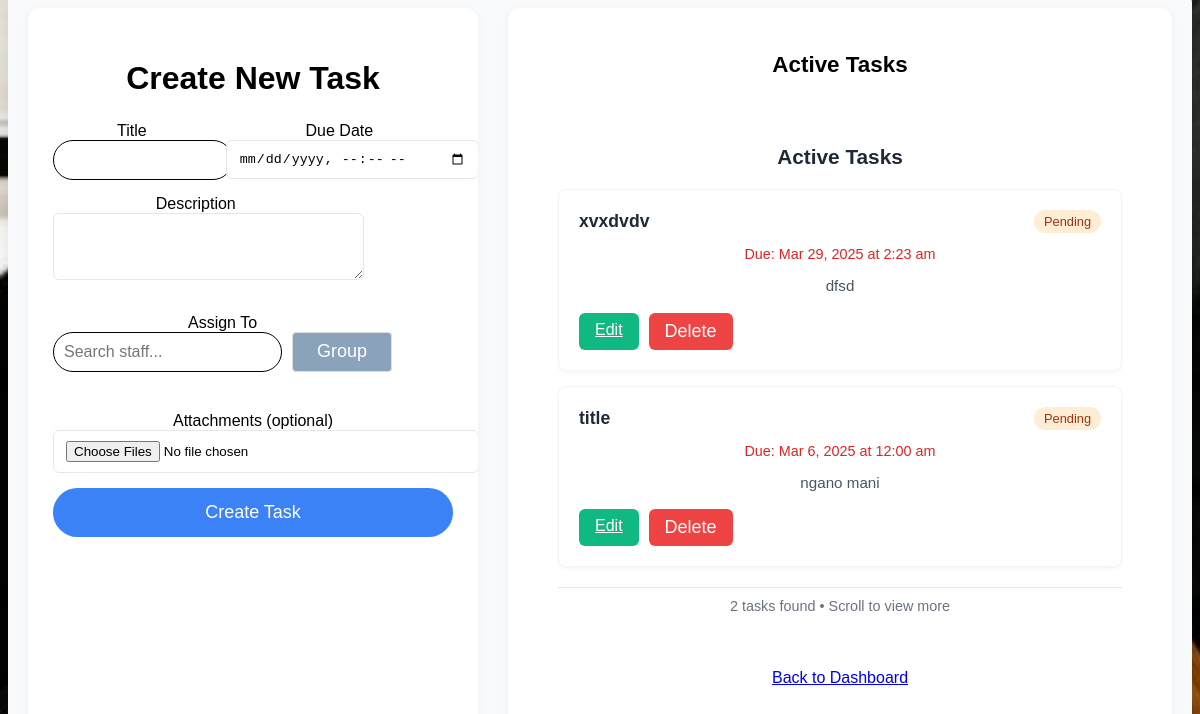
Page /manage_tasks.php (signed in) on the committed database.
### tables this page shows
CREATE TABLE `tasks` (
  `id` int(11) NOT NULL,
  `title` varchar(255) NOT NULL,
  `description` text NOT NULL,
  `created_by` int(11) NOT NULL,
  `assigned_to` int(11) NOT NULL,
  `created_at` timestamp NOT NULL DEFAULT current_timestamp(),
  `due_date` datetime NOT NULL,
  `status` enum('pending','completed') NOT NULL DEFAULT 'pending',
  `updated_at` timestamp NOT NULL DEFAULT current_timestamp() ON UPDATE current_timestamp(),
  `priority` enum('low','medium','high') DEFAULT 'medium',
  `completion_notes` text DEFAULT NULL
);

### manage_tasks.php (the view, shortened to what this page needs)
<?php
$host = "localhost";
$dbname = "accountant";
$username = "root";
$password = "";
$conn = new mysqli($host, $username, $password, $dbname);
$tasks_query = "SELECT t.*,
                u1.first_name as creator_first_name, u1.last_name as creator_last_name,
                u2.first_name as assigned_first_name, u2.last_name as assigned_last_name,
                GROUP_CONCAT(ta.file_name) as attachments
                FROM tasks t
                JOIN users u1 ON t.created_by = u1.id
                JOIN users u2 ON t.assigned_to = u2.id
                LEFT JOIN task_attachments ta ON t.id = ta.task_id
                GROUP BY t.id
                ORDER BY t.created_at DESC";
$tasks_result = $conn->query($tasks_query);
?>
<!DOCTYPE html>
<html lang="en">
<head>
    <link rel="stylesheet" href="styles.css">
</head>
<body>
<div class="container">
        <div class="creation-panel">
            <h2>Create New Task</h2>
            <form method="POST" enctype="multipart/form-data">
                <div class="form-row">
                    <div>
                        <label>Title</label>
                        <input type="text" name="title" class="form-input" required>
                    </div>
                    <div>
                        <label>Due Date</label>
                        <input type="datetime-local" name="due_date" class="form-input" required>
                    </div>
                </div>
                <div>
                    <label>Description</label>
                    <textarea name="description" class="form-input" rows="3" required></textarea>
                </div>
                <div class="assignment-container">
                    <label>Assign To</label>
                    <div class="search-group-wrapper">
                        <input type="text"
                               class="search-input"
                               placeholder="Search staff..."
                               id="staffSearch">
                        <button type="button"
                                class="group-toggle"
                                id="groupToggle">Group</button>
                    </div>
                </div>
                <div>
                    <label>Attachments (optional)</label>
                    <input type="file" name="attachments[]" multiple class="form-input">
                </div>
                <button type="submit" name="create_task" class="btn-primary">Create Task</button>
            </form>
        </div>
        <div class="tasks-panel">
            <h2 style="margin-bottom: 25px; font-size: 1.4rem;">Active Tasks</h2>
            <div class="task-list">
            <div class="tasks-section">
                <h2 style="font-size: 1.3rem; color: #1f2937; margin-bottom: 20px;">Active Tasks</h2>
                <div class="task-list">
                    <?php while ($task = $tasks_result->fetch_assoc()): ?>
                    <div class="task-card">
                        <div class="task-header">
                            <div class="task-title"><?= htmlspecialchars($task['title']) ?></div>
                            <div class="status-pill status-<?= strtolower($task['status']) ?>">
                                <?= ucfirst($task['status']) ?>
                            </div>
                        </div>
                        <div style="margin-bottom: 12px;">
                            <span class="deadline-text">
                                Due: <?= date('M j, Y \a\t g:i a', strtotime($task['due_date'])) ?>
                            </span>
                        </div>
                        <div style="color: #4b5563; font-size: 0.95rem; line-height: 1.5;">
                            <?= nl2br(htmlspecialchars($task['description'])) ?>
                        </div>
                        <div class="action-buttons">
                            <a href="edit_task.php?id=<?= $task['id'] ?>" class="btn btn-edit">Edit</a>
                            <form method="POST" style="display: inline;">
                                <button type="submit" name="delete_task" class="btn btn-delete"
                                        onclick="return confirm('Are you sure you want to delete this task?')">
                                    Delete
                                </button>
                            </form>
                        </div>
                    </div>
                    <?php endwhile; ?>
                </div>
                <div class="scroll-note">
                    <?= $tasks_result->num_rows ?> tasks found • Scroll to view more
                </div>
            </div>
        </div>
    <div style="text-align: center; margin-top: 20px;">
            <a href="dashboard.php" class="button">Back to Dashboard</a>
        </div>
</body>
</html>

### styles.css (style rules this page uses)
:root { --primary: #4a90e2; --secondary: #2c3e50; --accent: #e74c3c; --background: #f8f9fa; --text: #2c3e50; --light-gray: #ecf0f1; --white: #ffffff; --shadow: rgba(0, 0, 0, 0.1); }
body { font-family: 'Poppins', sans-serif; background-color: #f5f5f5; color: #000000; display: flex; justify-content: center; align-items: center; height: 100vh; background-image: url("image.png"); background-repeat: no-repeat; background-size: cover; }
.container { max-width: 600px; width: 100%; background-color: #ffffff; padding: 30px; border-radius: 15px; box-shadow: 0 4px 20px rgba(0, 0, 0, 0.1); text-align: center; }
form { display: flex; flex-direction: column; gap: 15px; align-items: flex-start; }
form label { font-size: 16px; color: #000000; margin-bottom: 5px; text-align: left; width: 100%; }
form input[type="text"], form input[type="password"] { padding: 10px; border: 1px solid #000000; border-radius: 25px; font-size: 16px; outline: none; width: 100%; }
form button { background-color: #000000; color: #fff; padding: 14px; border: none; border-radius: 30px; font-size: 18px; cursor: pointer; width: 100%; }
h2 { font-size: 32px; color: #000000; margin-bottom: 25px; }

### manage_tasks.php (style rules this page uses)
.container { display: flex; height: 100vh; max-width: 100%; margin: 0; padding: 20px; gap: 30px; background: #f8fafc; }
.creation-panel { flex: 0 0 400px; padding: 25px; background: white; border-radius: 12px; box-shadow: 0 2px 8px rgba(0,0,0,0.05); height: calc(100vh - 40px); overflow-y: auto; }
.tasks-panel { flex: 1; padding: 25px; background: white; border-radius: 12px; box-shadow: 0 2px 8px rgba(0,0,0,0.05); height: calc(100vh - 40px); overflow-y: auto; }
.form-row { display: grid; grid-template-columns: 1fr 1fr; gap: 15px; }
.task-card { padding: 16px; margin-bottom: 12px; background: white; border: 1px solid #f1f5f9; border-radius: 8px; transition: transform 0.1s ease; }
.tasks-section { padding: 25px; background: #fff; border-radius: 10px; max-height: 75vh; overflow-y: auto; }
.form-input { width: 100%; padding: 10px 12px; border: 1px solid #e5e7eb; border-radius: 6px; background: #fff; transition: border-color 0.2s; }
.task-card { padding: 20px; margin-bottom: 15px; background: #fff; border-radius: 8px; box-shadow: 0 2px 4px rgba(0,0,0,0.04); transition: transform 0.1s ease; }
.task-header { display: flex; justify-content: space-between; align-items: center; margin-bottom: 12px; }
.task-title { font-size: 1.1rem; font-weight: 600; color: #1f2937; }
.status-pill { padding: 4px 10px; border-radius: 16px; font-size: 0.8rem; font-weight: 500; }
.status-pending { background: #ffedd5; color: #9a3412; }
.deadline-text { color: #dc2626; font-size: 0.9rem; font-weight: 500; }
.action-buttons { display: flex; gap: 10px; margin-top: 15px; }
.btn { padding: 8px 16px; border: none; border-radius: 6px; font-weight: 500; cursor: pointer; transition: opacity 0.2s; }
.btn-primary { background: #3b82f6; color: white; }
.btn-edit { background: #10b981; color: white; }
.btn-delete { background: #ef4444; color: white; }
.scroll-note { color: #6b7280; font-size: 0.9rem; text-align: center; padding: 10px; border-top: 1px solid #e5e7eb; margin-top: 20px; }
.search-input { width: 100%; padding: 8px 35px 8px 12px; border: 1px solid #cbd5e1; border-radius: 6px; }
.assignment-container { margin: 15px 0; position: relative; }
.search-group-wrapper { display: flex; gap: 10px; margin-bottom: 10px; }
.search-input { flex: 1; padding: 8px 12px; border: 1px solid #ddd; border-radius: 4px; }
.group-toggle { padding: 8px 15px; background:rgb(138, 162, 186); border: 1px solid #ddd; border-radius: 4px; cursor: pointer; transition: all 0.2s; width: 100px; }

### rows in the picture
tasks: title "xvxdvdv", status "Pending", due_date "Mar 29, 2025 at 2:23 am", description "dfsd"
tasks: title "title", status "Pending", due_date "Mar 6, 2025 at 12:00 am", description "ngano mani"

### other values in the picture
$tasks_result->num_rows "2"
